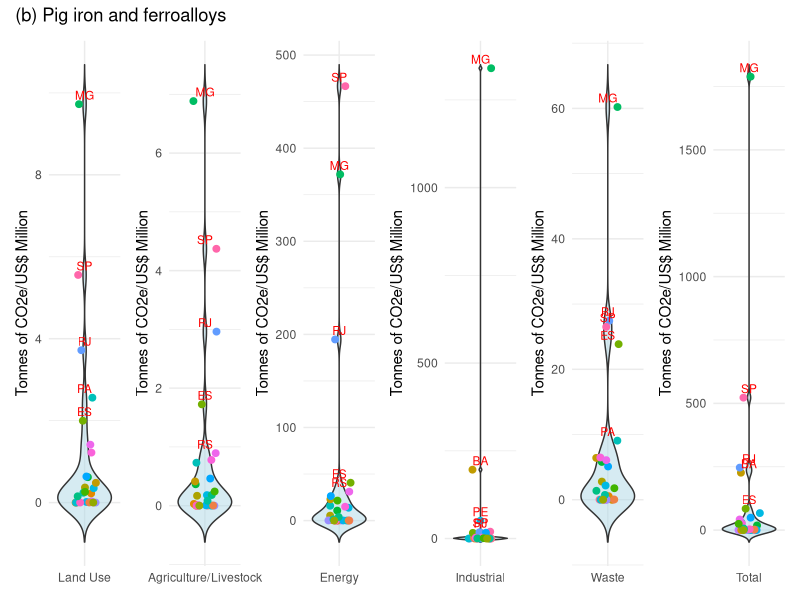

This figure's R source:
# Instalar e carregar pacotes necessários
if (!require("readxl")) install.packages("readxl", dependencies = TRUE)
if (!require("ggplot2")) install.packages("ggplot2", dependencies = TRUE)
if (!require("patchwork")) install.packages("patchwork", dependencies = TRUE)

library(readxl)
library(ggplot2)
library(patchwork)

# Ler o arquivo Excel
dados <- read_excel("violin2.xlsx")

# Converter os dados para formato longo para facilitar o uso no ggplot2
install.packages("tidyr")
library(tidyr)
dados_long <- pivot_longer(dados, cols = -id, names_to = "categoria", values_to = "valor")

# Criar gráficos para cada categoria
graficos <- lapply(unique(dados_long$categoria), function(cat) {
  dados_cat <- dados_long[dados_long$categoria == cat, ]
  top_outliers <- dados_cat[order(-dados_cat$valor), ][1:5, ]
  
  ggplot(dados_cat, aes(x = categoria, y = valor)) +
    geom_violin(trim = FALSE, fill = "lightblue", alpha = 0.5) +
    geom_jitter(aes(color = id), width = 0.2, size = 2) +
    geom_text(data = top_outliers, aes(label = id), vjust = -0.5, color = "red", size = 3) +
    labs(title = NULL, x = NULL, y = "Tonnes of CO2e/US$ Million") +
    theme_minimal() +
    theme(legend.position = "none")
})

# Combinar gráficos lado a lado
layout <- wrap_plots(graficos, ncol = 6) +
  plot_annotation(title = "(b) Pig iron and ferroalloys")

# Exibir os gráficos
print(layout)

